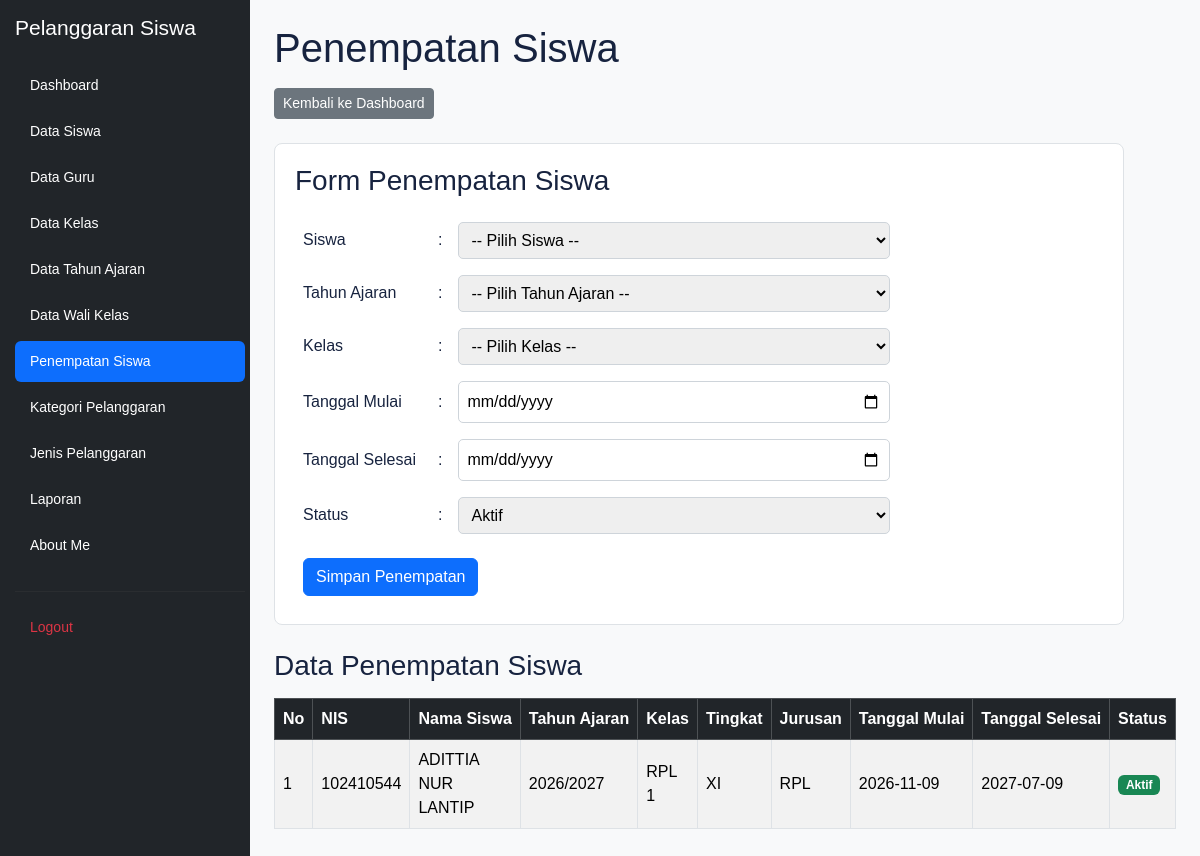
Page /penempatan_siswa.php (signed in) on the committed database.
### tables this page shows
CREATE TABLE `t_kelas_siswa` (
  `id` int(11) NOT NULL,
  `siswa_id` int(11) DEFAULT NULL,
  `tahun_ajaran_id` int(11) DEFAULT NULL,
  `kelas_id` int(11) DEFAULT NULL,
  `tanggal_mulai` date NOT NULL,
  `tanggal_selesai` date NOT NULL,
  `status_aktif` tinyint(1) NOT NULL,
  `created_at` timestamp NOT NULL DEFAULT current_timestamp(),
  `updated_at` timestamp NOT NULL DEFAULT current_timestamp()
);

CREATE TABLE `t_siswa` (
  `id` int(11) NOT NULL,
  `nis` varchar(30) DEFAULT NULL,
  `nisn` varchar(20) NOT NULL,
  `nama` varchar(150) DEFAULT NULL,
  `jenis_kelamin` char(1) NOT NULL,
  `tanggal_lahir` date NOT NULL,
  `alamat` text NOT NULL,
  `status_aktif` tinyint(1) NOT NULL,
  `created_at` timestamp NOT NULL DEFAULT current_timestamp(),
  `updated_at` timestamp NOT NULL DEFAULT current_timestamp()
);

CREATE TABLE `t_tahun_ajaran` (
  `id` int(11) NOT NULL,
  `nama` varchar(20) DEFAULT NULL,
  `tanggal_mulai` date NOT NULL,
  `tanggal_selesai` date NOT NULL,
  `status_aktif` tinyint(1) NOT NULL,
  `created_at` timestamp NOT NULL DEFAULT current_timestamp(),
  `updated_at` timestamp NOT NULL DEFAULT current_timestamp()
);

CREATE TABLE `t_kelas` (
  `id` int(11) NOT NULL,
  `nama` varchar(100) DEFAULT NULL,
  `tingkat` varchar(20) NOT NULL,
  `jurusan` varchar(100) NOT NULL,
  `status_aktif` tinyint(1) NOT NULL,
  `created_at` timestamp NOT NULL DEFAULT current_timestamp(),
  `updated_at` timestamp NOT NULL DEFAULT current_timestamp()
);

### penempatan_siswa.php (the view, shortened to what this page needs)
<?php
include 'config/koneksi.php';
$sql = "SELECT
            ks.id,
            s.nis,
            s.nama AS nama_siswa,
            ta.nama AS tahun_ajaran,
            k.nama AS nama_kelas,
            k.tingkat,
            k.jurusan,
            ks.tanggal_mulai,
            ks.tanggal_selesai,
            ks.status_aktif
        FROM t_kelas_siswa ks
        LEFT JOIN t_siswa s ON ks.siswa_id = s.id
        LEFT JOIN t_tahun_ajaran ta ON ks.tahun_ajaran_id = ta.id
        LEFT JOIN t_kelas k ON ks.kelas_id = k.id
        ORDER BY ks.id DESC";
$hasil = mysqli_query($koneksi, $sql);
?>
<!DOCTYPE html>
<html lang="id">
<head>
    <link
        href="https://cdn.jsdelivr.net/npm/bootstrap@5.3.8/dist/css/bootstrap.min.css"
        rel="stylesheet">
    <link
        href="https://cdn.datatables.net/2.3.4/css/dataTables.bootstrap5.min.css"
        rel="stylesheet">
    <link rel="stylesheet" href="layout/style.css">
</head>
<body>
<div class="layout-wrapper">
    <aside class="layout-sidebar">
        <?php include 'layout/sidebar.php'; ?>
    </aside>
    <main class="layout-content">
        <h1 class="mb-3">Penempatan Siswa</h1>
        <div class="mb-4">
            <a href="dashboard.php" class="btn btn-secondary btn-sm">
                Kembali ke Dashboard
            </a>
        </div>
        <section class="form-card">
            <h3 class="mb-3">Form Penempatan Siswa</h3>
            <form action="proses_simpan_penempatan.php"
                  method="POST">
                <table class="form-penempatan">
                    <tbody>
                        <tr>
                            <td><label for="siswa_id">Siswa</label></td>
                            <td>:</td>
                            <td>
                                <select name="siswa_id"
                                        id="siswa_id"
                                        required>
                                    <option value="">-- Pilih Siswa --</option>
                                </select>
                            </td>
                        </tr>
                        <tr>
                            <td><label for="tahun_ajaran_id">Tahun Ajaran</label></td>
                            <td>:</td>
                            <td>
                                <select name="tahun_ajaran_id"
                                        id="tahun_ajaran_id"
                                        required>
                                    <option value="">-- Pilih Tahun Ajaran --</option>
                                </select>
                            </td>
                        </tr>
                        <tr>
                            <td><label for="kelas_id">Kelas</label></td>
                            <td>:</td>
                            <td>
                                <select name="kelas_id"
                                        id="kelas_id"
                                        required>
                                    <option value="">-- Pilih Kelas --</option>
                                </select>
                            </td>
                        </tr>
                        <tr>
                            <td><label for="tanggal_mulai">Tanggal Mulai</label></td>
                            <td>:</td>
                            <td>
                                <input type="date"
                                       name="tanggal_mulai"
                                       id="tanggal_mulai"
                                       required>
                            </td>
                        </tr>
                        <tr>
                            <td><label for="tanggal_selesai">Tanggal Selesai</label></td>
                            <td>:</td>
                            <td>
                                <input type="date"
                                       name="tanggal_selesai"
                                       id="tanggal_selesai"
                                       required>
                            </td>
                        </tr>
                        <tr>
                            <td><label for="status_aktif">Status</label></td>
                            <td>:</td>
                            <td>
                                <select name="status_aktif"
                                        id="status_aktif"
                                        required>
                                    <option value="1">Aktif</option>
                                </select>
                            </td>
                        </tr>
                        <tr>
                            <td colspan="3" class="pt-3">
                                <button type="submit" class="btn btn-primary">
                                    Simpan Penempatan
                                </button>
                            </td>
                        </tr>
                    </tbody>
                </table>
            </form>
        </section>
        <section>
            <h3 class="mb-3">Data Penempatan Siswa</h3>
            <div class="table-responsive">
                <table id="tabelPenempatan"
                       class="table table-striped table-bordered table-hover align-middle">
                    <thead class="table-dark">
                        <tr>
                            <th>No</th>
                            <th>NIS</th>
                            <th>Nama Siswa</th>
                            <th>Tahun Ajaran</th>
                            <th>Kelas</th>
                            <th>Tingkat</th>
                            <th>Jurusan</th>
                            <th>Tanggal Mulai</th>
                            <th>Tanggal Selesai</th>
                            <th>Status</th>
                        </tr>
                    </thead>
                    <tbody>
                        <?php
                        $no = 1;
                        while ($row = mysqli_fetch_assoc($hasil)) {
                        ?>
                            <tr>
                                <td><?= $no++ ?></td>
                                <td>
                                    <?= htmlspecialchars($row['nis'] ?? '-') ?>
                                </td>
                                <td>
                                    <?= htmlspecialchars($row['nama_siswa'] ?? '-') ?>
                                </td>
                                <td>
                                    <?= htmlspecialchars($row['tahun_ajaran'] ?? '-') ?>
                                </td>
                                <td>
                                    <?= htmlspecialchars($row['nama_kelas'] ?? '-') ?>
                                </td>
                                <td>
                                    <?= htmlspecialchars((string) ($row['tingkat'] ?? '-')) ?>
                                </td>
                                <td>
                                    <?= htmlspecialchars($row['jurusan'] ?? '-') ?>
                                </td>
                                <td>
                                    <?= htmlspecialchars($row['tanggal_mulai'] ?? '-') ?>
                                </td>
                                <td>
                                    <?= htmlspecialchars($row['tanggal_selesai'] ?? '-') ?>
                                </td>
                                <td>
                                    <?php if ($row['status_aktif'] == 1) { ?>
                                        <span class="badge bg-success">Aktif</span>
                                    <?php } else { ?>
                                        <span class="badge bg-secondary">Tidak Aktif</span>
                                    <?php } ?>
                                </td>
                            </tr>
                        <?php } ?>
                    </tbody>
                </table>
            </div>
        </section>
    </main>
</div>
</body>
</html>

### layout/style.css (style rules this page uses)
:root { --primary: #3659d9; --navy: #17233f; --background: #f4f6fb; --text-muted: #778198; --border: #e8ecf4; }
* { box-sizing: border-box; }
body { margin: 0; font-family: 'Poppins', sans-serif; background: var(--background); color: var(--navy); }

### penempatan_siswa.php (style rules this page uses)
html, body { margin: 0; padding: 0; min-height: 100%; }
.layout-wrapper { display: flex; flex-direction: row; align-items: stretch; width: 100%; min-height: 100vh; }
.layout-sidebar { flex: 0 0 250px; width: 250px; min-width: 250px; min-height: 100vh; background: #212529; }
.layout-content { flex: 1 1 0; min-width: 0; padding: 24px; background: #f8f9fa; }
.form-card { max-width: 850px; padding: 20px; margin-bottom: 24px; background: #fff; border: 1px solid #dee2e6; border-radius: 8px; }
.form-penempatan td { padding: 8px; vertical-align: middle; }
.form-penempatan td:first-child { min-width: 135px; }
.form-penempatan select, .form-penempatan input[type="date"] { width: 100%; max-width: 450px; min-width: 200px; padding: 8px; border: 1px solid #ced4da; border-radius: 5px; }
.table-responsive { width: 100%; overflow-x: auto; }
#tabelPenempatan { width: 100% !important; }
#tabelPenempatan thead th { white-space: nowrap; vertical-align: middle; }
#tabelPenempatan tbody td { vertical-align: middle; }

### rows in the picture
t_kelas_siswa: siswa.nis "102410544", siswa.nama "ADITTIA NUR LANTIP", tahun_ajaran.nama "2026/2027", kelas.nama "RPL 1", kelas.tingkat "XI", kelas.jurusan "RPL", tanggal_mulai "2026-11-09", tanggal_selesai "2027-07-09", status_aktif "Aktif"
